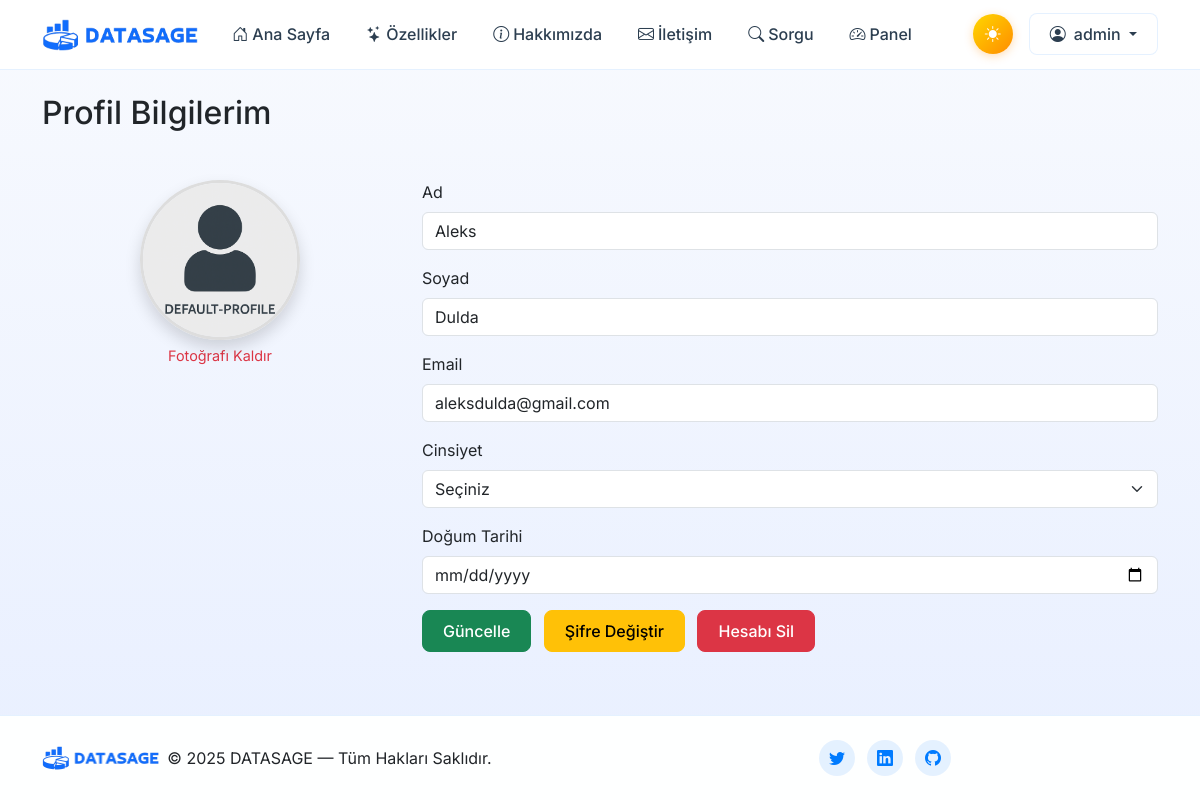
Screenshot of /profile (signed in) with the database file from the repository.
### tables this page shows
CREATE TABLE users (
        id INTEGER PRIMARY KEY AUTOINCREMENT,
        username TEXT UNIQUE NOT NULL,
        password TEXT NOT NULL,
        first_name TEXT,
        last_name TEXT,
        email TEXT,
        gender TEXT,
        birth_date TEXT,
        profile_picture TEXT
    );

### app.py (the view)
@app.route("/profile")
def profile():
    if "user_id" not in session:
        return redirect(url_for("auth.login"))
    conn = sqlite3.connect("database.sqlite")
    conn.row_factory = sqlite3.Row
    user = conn.execute("SELECT * FROM users WHERE id = ?", (session["user_id"],)).fetchone()
    conn.close()
    return render_template("profile.html", user=user)

### templates/profile.html (shortened to what this page needs)
{% extends "base.html" %}
{% block content %}
<h2 class="mb-4">Profil Bilgilerim</h2>
<br>
<form method="POST" action="{{ url_for('update_profile') }}" enctype="multipart/form-data">
  <div class="row">
    <div class="col-md-4 text-center mb-4">
      <label for="profile_picture_input" class="profile-picture-label">
        <img id="previewImage"
             src="{% if user.profile_picture %}{{ url_for('static', filename='uploads/' ~ user.profile_picture) }}{% else %}{{ url_for('static', filename='images/default-profile.png') }}{% endif %}"
             class="rounded-circle shadow profile-picture"
             alt="Profil Fotoğrafı" width="160" height="160">
      </label>
      <span class="remove-btn" onclick="resetProfilePicture()">Fotoğrafı Kaldır</span>
    </div>
    <div class="col-md-8">
      <div class="mb-3">
        <label for="first_name" class="form-label">Ad</label>
        <input type="text" class="form-control" id="first_name" name="first_name" value="{{ user.first_name or '' }}">
      </div>
      <div class="mb-3">
        <label for="last_name" class="form-label">Soyad</label>
        <input type="text" class="form-control" id="last_name" name="last_name" value="{{ user.last_name or '' }}">
      </div>
      <div class="mb-3">
        <label for="email" class="form-label">Email</label>
        <input type="email" class="form-control" id="email" name="email" value="{{ user.email or '' }}">
      </div>
      <div class="mb-3">
        <label for="gender" class="form-label">Cinsiyet</label>
        <select class="form-select" id="gender" name="gender">
          <option value="">Seçiniz</option>
        </select>
      </div>
      <div class="mb-3">
        <label for="birth_date" class="form-label">Doğum Tarihi</label>
        <input type="date" class="form-control" id="birth_date" name="birth_date" value="{{ user.birth_date or '' }}">
      </div>
      <button type="submit" class="btn btn-success">Güncelle</button>
      <a href="{{ url_for('change_password') }}" class="btn btn-warning ms-2">Şifre Değiştir</a>
      <a href="{{ url_for('delete_account') }}" class="btn btn-danger ms-2">Hesabı Sil</a>
    </div>
  </div>
</form>
{% endblock %}

### templates/base.html (shortened to what this page needs)
<!DOCTYPE html>
<html lang="tr" data-bs-theme="light">
<head>
    <link href="https://cdn.jsdelivr.net/npm/bootstrap@5.3.0/dist/css/bootstrap.min.css" rel="stylesheet">
    <link href="https://cdn.jsdelivr.net/npm/bootstrap-icons@1.11.0/font/bootstrap-icons.min.css" rel="stylesheet">
    <link href="https://unpkg.com/aos@2.3.1/dist/aos.css" rel="stylesheet">
</head>
<body>
<nav class="navbar navbar-expand-lg" id="main-navbar">
  <div class="container">
    <a class="navbar-brand" href="{{ url_for('index') }}">
      <img id="navbar-logo" src="{{ url_for('static', filename='images/logo-navbar.png') }}" alt="DATASAGE Logo" style="height: 32px;">
    </a>
    <div class="collapse navbar-collapse" id="navbarNav">
      <ul class="navbar-nav me-auto">
        <li class="nav-item">
          <a class="nav-link" href="{{ url_for('index') }}">
            <i class="bi bi-house-door me-1"></i>Ana Sayfa
          </a>
        </li>
        <li class="nav-item">
          <a class="nav-link" href="{{ url_for('index') }}#features">
            <i class="bi bi-stars me-1"></i>Özellikler
          </a>
        </li>
        <li class="nav-item">
          <a class="nav-link" href="{{ url_for('about') }}">
            <i class="bi bi-info-circle me-1"></i>Hakkımızda
          </a>
        </li>
        <li class="nav-item">
          <a class="nav-link" href="{{ url_for('contact') }}">
            <i class="bi bi-envelope me-1"></i>İletişim
          </a>
        </li>
        {% if session.username %}
          <li class="nav-item">
            <a class="nav-link" href="{{ url_for('ask') }}">
              <i class="bi bi-search me-1"></i>Sorgu
            </a>
          </li>
          <li class="nav-item">
            <a class="nav-link" href="{{ url_for('dashboard') }}">
              <i class="bi bi-speedometer2 me-1"></i>Panel
            </a>
          </li>
        {% endif %}
      </ul>
      <div class="d-flex align-items-center gap-3">
        <button id="theme-toggle" class="theme-toggle-btn" title="Tema Değiştir">
          <i id="theme-icon" class="bi bi-sun-fill"></i>
        </button>
        {% if session.username %}
          <div class="dropdown">
            <a class="btn btn-user dropdown-toggle" href="#" data-bs-toggle="dropdown">
              <i class="bi bi-person-circle me-2"></i>{{ session.username }}
            </a>
          </div>
        {% endif %}
      </div>
    </div>
  </div>
</nav>
<div id="page-content-wrapper">
    <div class="container mt-4">
        {% block content %}{% endblock %}
    </div>
</div>
<footer class="footer mt-5 py-4">
  <div class="container">
    <div class="row align-items-center">
      <div class="col-md-6">
        <div class="d-flex align-items-center">
          <img src="{{ url_for('static', filename='images/logo-navbar.png') }}" alt="DATASAGE" height="24" class="me-2">
          <span>© 2025 DATASAGE — Tüm Hakları Saklıdır.</span>
        </div>
      </div>
      <div class="col-md-6 text-md-end">
        <div class="social-links">
          <a href="#" class="social-link" title="Twitter"><i class="bi bi-twitter"></i></a>
          <a href="#" class="social-link" title="LinkedIn"><i class="bi bi-linkedin"></i></a>
          <a href="https://github.com/AleksDulda/DataSage" class="social-link" title="GitHub"><i class="bi bi-github"></i></a>
        </div>
      </div>
    </div>
  </div>
</footer>
</body>
</html>

### templates/profile.html (style rules this page uses)
.profile-picture { object-fit: cover; border: 3px solid #ddd; transition: 0.3s; }
.profile-picture-label { cursor: pointer; position: relative; display: inline-block; }
.remove-btn { display: block; margin-top: 5px; font-size: 0.9rem; color: #dc3545; cursor: pointer; text-align: center; }

### templates/base.html (style rules this page uses)
:root { --primary-color: #007bff; --secondary-color: #6610f2; --accent-color: #2c3e50; --text-muted: #6c757d; --light-bg: #f8fafe; --border-color: rgba(0, 123, 255, 0.1); --shadow: rgba(0, 0, 0, 0.1); --success-color: #28a745; --border-light: #e9ecef; --input-bg: #f8f9fa; --dark-bg: #15171d; --dark-surface: #1e2329; --dark-border: #2d3748; --dark-text: #f4f7fa; --dark-muted: #a9b5c7; --transition: all 0.3s ease; }
* { transition: var(--transition); }
body { font-family: 'Inter', -apple-system, BlinkMacSystemFont, 'Segoe UI', sans-serif; padding-top: 70px; background: linear-gradient(180deg, var(--light-bg) 0%, #e8efff 100%); min-height: 100vh; display: flex; flex-direction: column; }
#page-content-wrapper { flex: 1; }
#main-navbar { position: fixed; top: 0; width: 100%; z-index: 1030; background: rgba(255, 255, 255, 0.95) !important; backdrop-filter: blur(10px); border-bottom: 1px solid var(--border-color); height: 70px; }
.navbar-nav .nav-link { font-weight: 500; padding: 8px 16px !important; border-radius: 8px; margin: 0 2px; color: var(--accent-color) !important; }
.theme-toggle-btn { background: linear-gradient(135deg, #ffd700, #ff8c00); border: none; border-radius: 50%; width: 40px; height: 40px; display: flex; align-items: center; justify-content: center; cursor: pointer; box-shadow: 0 2px 10px rgba(255, 140, 0, 0.3); color: white; }
.btn { font-weight: 500; border-radius: 8px; padding: 8px 20px; transition: var(--transition); }
.btn-user { background: rgba(255, 255, 255, 0.1); border: 1px solid var(--border-color); color: var(--accent-color); text-decoration: none; }
.footer { background: rgba(255, 255, 255, 0.95); border-top: 1px solid var(--border-color); backdrop-filter: blur(10px); color: var(--text-muted); }
.social-links { display: flex; gap: 12px; justify-content: center; }
.social-link { width: 36px; height: 36px; border-radius: 50%; background: var(--border-color); display: flex; align-items: center; justify-content: center; color: var(--primary-color); text-decoration: none; transition: var(--transition); }

### rows the page displays
users: username "admin", first_name "Aleks", last_name "Dulda", email "aleksdulda@gmail.com"
